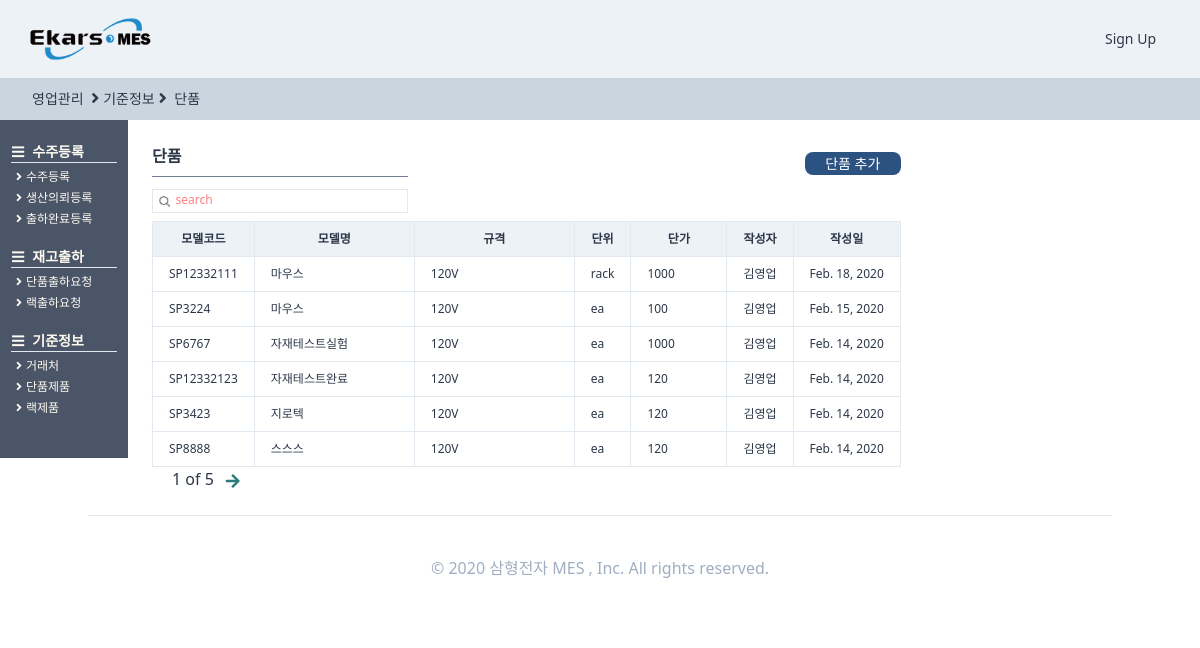
Page /standardinformaiton/single/ on the earlier database version.
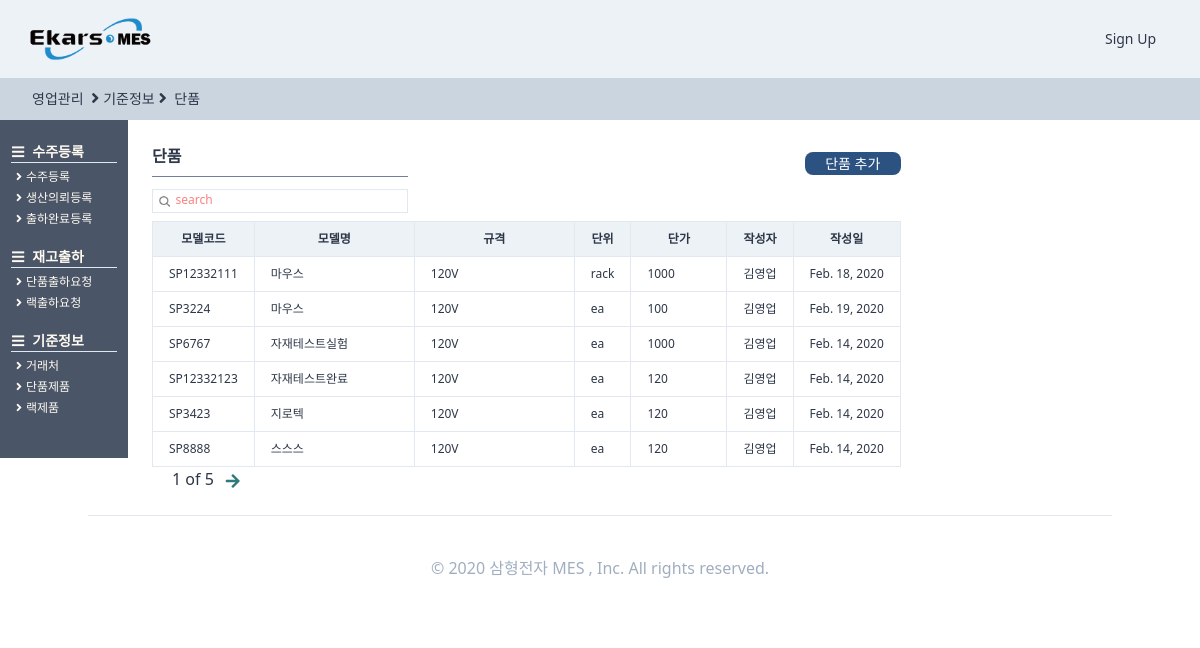
Same page on the later database version.
### StandardInformation/models.py (models this page shows, shortened)
class SingleProduct(TimeStampedModel):
    작성자 = models.ForeignKey(
        "users.User", related_name="단품제품작성자", on_delete=models.SET_NULL, null=True
    )
    작성일 = models.DateField(auto_now=True, auto_now_add=False)
    모델코드 = models.CharField(max_length=80, blank=True)
    모델명 = models.CharField(max_length=30, blank=True)
    규격 = models.CharField(max_length=80, blank=True)
    단위 = models.CharField(max_length=10, blank=True)
    단가 = models.IntegerField(null=True)
    class Meta:
        verbose_name = "단품제품"
        verbose_name_plural = "단품제품"

### users/models.py (models this page shows)
class User(AbstractUser,TimeStampedModel):
    부서 = models.ForeignKey(
        "Part", related_name="user", on_delete=models.CASCADE, null=True
    )
    class Meta:
        verbose_name = "사용자"
        verbose_name_plural = "사용자"
    def __str__(self):
        return self.first_name

### StandardInformation/views.py (the view, shortened to what this page needs)
# urls.py: path("single/", views.SingleView.as_view(), name="single"),
class SingleView(ListView):
    model = models.SingleProduct
    paginate_by = 6
    paginate_orphans = 2
    ordering = "-created"
    context_object_name = "lists"
    template_name = "Standardinformation/single.html"
    def get_queryset(self):
        search = self.request.GET.get("search")
        if search is None:
            return super().get_queryset()
    def get(self, request, *args, **kwargs):
        self.object_list = self.get_queryset()
        allow_empty = self.get_allow_empty()
        context = self.get_context_data()
        if (self.request.GET.get("search") is None) or (
            self.request.GET.get("search") == ""
        ):
            context["search"] = "search"
            context["s_bool"] = False
        else:
            context["search"] = self.request.GET.get("search")
            context["s_bool"] = True
        return self.render_to_response(context)

### templates/Standardinformation/single.html (shortened to what this page needs)
{%extends "orders/ordershome.html"%}
{% load static%}
{%block head_title%}
<i class="fas fa-angle-right mx-1 text-base"></i>기준정보<i class="fas fa-angle-right text-base mx-1"></i>
<a class="hover:font-bold" href="{%url "StandardInformation:single"%}">단품</a>
{%endblock head_title %}
{%block main_contens%}
<div class="w-11/12 h-full ml-32 -mt-6 pt-12 flex flex-row justify-between">
    <div class="p-6 flex flex-col">
        <div class="flex flex-row justify-between">
            <div class="justify-between ">
                <div class=" border-b w-64 mb-3 font-semibold border-gray-600 pb-2">단품 </div>
            </div>
            <div class="mt-2">
                <a href="{%url "StandardInformation:singleregister"%}">
                    <div class="btn-link">
                        단품 추가 </div>
                </a>
            </div>
        </div>
        <div class="w-64 border h-6 mb-2">
            <form method="get" action="{%url "StandardInformation:single" %}" class="w-full flex ">
                <button class="w-4 h-4 mt-1 ml-1  rounded-xl bg-cover bg-center"
                    style="background-image:url({% static 'img/search.png' %});"></button>
                <input name="search" placeholder={{search}}
                    class="ml-1 w-full border-none search-box text-xs font-medium placeholder-red-400 focus: outline-none" />
            </form>
        </div>
        <div class="w-full rounded text-xs">
            <table class="table-fixed">
                <thead>
                    <tr>
                        <th class="border bg-gray-200 px-4 py-2 w-24">모델코드</th>
                        <th class="border bg-gray-200 px-4 py-2 w-40">모델명</th>
                        <th class="border bg-gray-200 px-4 py-2 w-40">규격</th>
                        <th class="border bg-gray-200 px-4 py-2">단위</th>
                        <th class="border bg-gray-200 px-4 py-2 w-24">단가</th>
                        <th class="border bg-gray-200 px-4 py-2">작성자</th>
                        <th class="border bg-gray-200 px-4 py-2">작성일</th>
                    </tr>
                </thead>
                <tbody>
                    {%for list in lists%}
                    <tr>
                        <td class="border px-4 py-2 font-medium hover:text-blue-700 hover:font-bold"><a
                                href="{%url "StandardInformation:singledetail" list.pk %}">{{list.모델코드}}</a></td>
                        <td class="border px-4 py-2">{{list.모델명}}</td>
                        <td class="border px-4 py-2">{{list.규격}}</td>
                        <td class="border px-4 py-2">{{list.단위}}</td>
                        <td class="border px-4 py-2">{{list.단가}}</td>
                        <td class="border px-4 py-2">{{list.작성자}}</td>
                        <td class="border px-4 py-2">{{list.작성일}}</td>
                    </tr>
                    {%endfor%}
                </tbody>
            </table>
            <div class="flex ml-2">
                <span class="mx-3 font-medium  text-base">{{page_obj.number}} of
                    {{page_obj.paginator.num_pages}}</span>
                {% if page_obj.has_next %}
                {%if s_bool%}
                <a href="?search={{search}}&page={{page_obj.next_page_number}}" class="text-teal-700"><i
                        class="fas fa-arrow-right fa-lg mt-2"></i></a>
                {%else%}
                <a href="?page={{page_obj.next_page_number}}" class="text-teal-700"><i
                        class="fas fa-arrow-right fa-lg mt-2"></i></a>
                {% endif %}{% endif %}
            </div>
        </div>
    </div>
</div>
{%endblock main_contens %}

Differences in the rows shown:
changed SingleProduct "SP3224": 작성일 "Feb. 15, 2020" → "Feb. 19, 2020"
